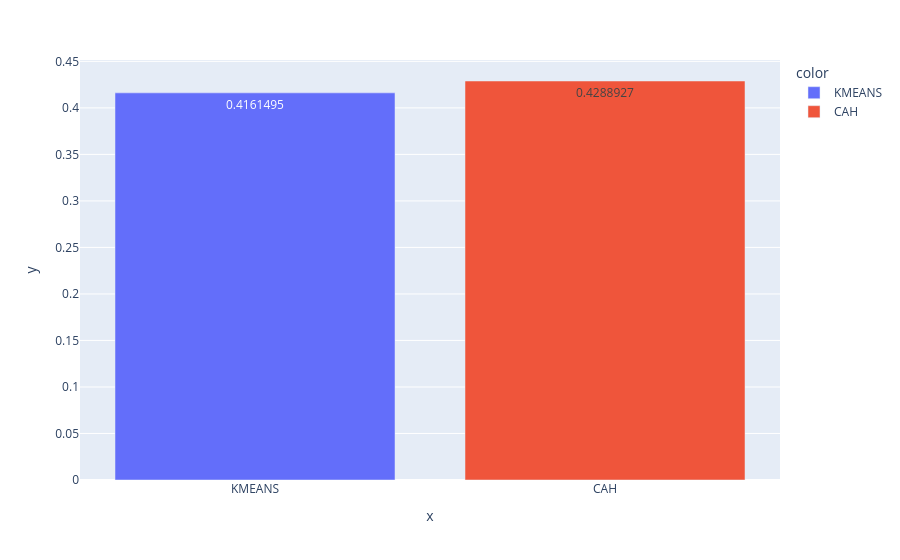

Notebook source saved alongside this figure:
### Code cell
# Diagrammes en barre des silhouettes
Model_Names = ['KMEANS', 'CAH']
sil = [sil_kmeans, sil_cah]
fig = px.bar(x= Model_Names, y = sil, color = Model_Names, text_auto = True)
fig.show()

### Figure 1 — Plotly figure (JSON) as saved in the notebook; plotly's stock layout.template omitted (floating-point values rounded to 4 significant figures)
{"data": [{"hovertemplate": "color=KMEANS<br>x=%{x}<br>y=%{y}<extra></extra>", "legendgroup": "KMEANS", "marker": {"color": "#636efa", "pattern": {"shape": ""}}, "name": "KMEANS", "orientation": "v", "showlegend": true, "textposition": "auto", "texttemplate": "%{y}", "type": "bar", "x": ["KMEANS"], "xaxis": "x", "y": [0.4161], "yaxis": "y"}, {"hovertemplate": "color=CAH<br>x=%{x}<br>y=%{y}<extra></extra>", "legendgroup": "CAH", "marker": {"color": "#EF553B", "pattern": {"shape": ""}}, "name": "CAH", "orientation": "v", "showlegend": true, "textposition": "auto", "texttemplate": "%{y}", "type": "bar", "x": ["CAH"], "xaxis": "x", "y": [0.4289], "yaxis": "y"}], "layout": {"barmode": "relative", "legend": {"title": {"text": "color"}, "tracegroupgap": 0}, "margin": {"t": 60}, "xaxis": {"anchor": "y", "domain": [0, 1], "title": {"text": "x"}}, "yaxis": {"anchor": "x", "domain": [0, 1], "title": {"text": "y"}}}}
